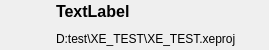
<?xml version="1.0" encoding="UTF-8"?>
<ui version="4.0">
 <class>ProListWidgetItem</class>
 <widget class="QWidget" name="ProListWidgetItem">
  <property name="geometry">
   <rect>
    <x>0</x>
    <y>0</y>
    <width>269</width>
    <height>50</height>
   </rect>
  </property>
  <property name="windowTitle">
   <string>ProListWidgetItem</string>
  </property>
  <layout class="QHBoxLayout" name="horizontalLayout">
   <property name="leftMargin">
    <number>0</number>
   </property>
   <property name="topMargin">
    <number>0</number>
   </property>
   <property name="rightMargin">
    <number>0</number>
   </property>
   <property name="bottomMargin">
    <number>0</number>
   </property>
   <item>
    <widget class="QLabel" name="labelIcon">
     <property name="minimumSize">
      <size>
       <width>50</width>
       <height>50</height>
      </size>
     </property>
     <property name="maximumSize">
      <size>
       <width>50</width>
       <height>50</height>
      </size>
     </property>
     <property name="text">
      <string/>
     </property>
     <property name="scaledContents">
      <bool>true</bool>
     </property>
    </widget>
   </item>
   <item>
    <layout class="QVBoxLayout" name="verticalLayout">
     <item>
      <widget class="QLabel" name="labelTitle">
       <property name="font">
        <font>
         <pointsize>12</pointsize>
         <weight>75</weight>
         <italic>false</italic>
         <bold>true</bold>
        </font>
       </property>
       <property name="text">
        <string>TextLabel</string>
       </property>
      </widget>
     </item>
     <item>
      <widget class="QLabel" name="labelPath">
       <property name="text">
        <string>D:test\XE_TEST\XE_TEST.xeproj</string>
       </property>
      </widget>
     </item>
    </layout>
   </item>
  </layout>
 </widget>
 <resources/>
 <connections/>
</ui>
